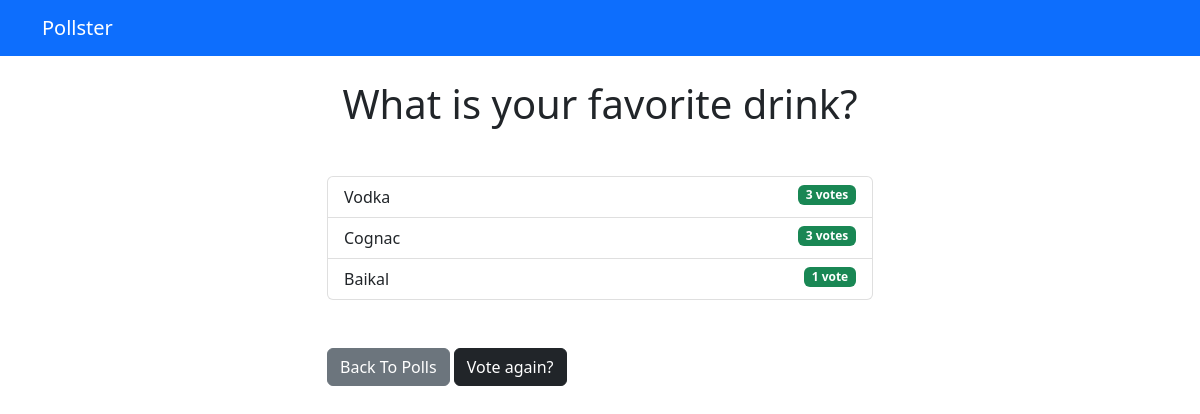
The page /polls/2/results/ on the database as committed earlier.
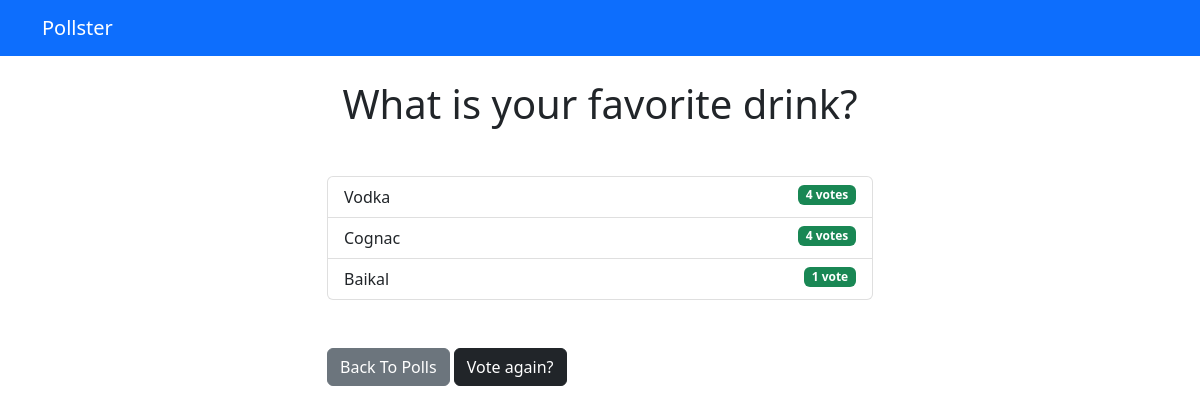
The same page on the database as committed later.
### polls/models.py (models this page shows, shortened)
class Choice(models.Model):
    question = models.ForeignKey(Question, on_delete=models.CASCADE)
    choice_text = models.CharField(max_length=200)
    votes = models.IntegerField(default=0)

### polls/views.py (the view)
# urls.py: path('<int:pk>/results/', views.ResultsView.as_view(), name='results'),
class ResultsView(generic.DetailView):
    model = Question
    template_name = 'polls/results.html'

### templates/polls/results.html
{% extends 'base.html' %}
{% block content %}
<h1 class="mb-5 text-center">{{ question.question_text }}</h1>
<ul class="list-group mb-5">
	{% for choice in question.choice_set.all %}
	<li class="list-group-item">
		{{ choice.choice_text }}
		<span class="badge text-bg-success float-end">{{ choice.votes }} vote{{ choice.votes | pluralize }}</span>
	</li>
	{% endfor %}
</ul>
<a class="btn btn-secondary" href="{% url 'polls:index' %}">Back To Polls</a>
<a class="btn btn-dark" href="{% url 'polls:detail' question.id %}">Vote again?</a>
{% endblock %}

Rows that differ between the two databases and show on the page:
changed Choice "Vodka": votes "3" → "4"
changed Choice "Cognac": votes "3" → "4"
